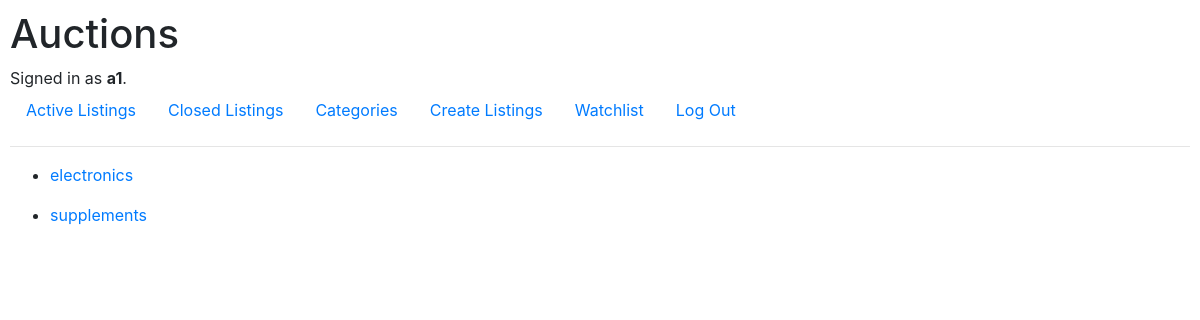
The page /categories (signed in) on the database its author committed.
### auctions/models.py (models this page shows, shortened)
class User(AbstractUser):
    pass

class Listing(models.Model):
    title = models.CharField(max_length=50)
    Category = models.CharField(max_length=50, default="appliances")
    description = models.CharField(max_length=500)
    url = models.URLField(max_length=5000, blank=True, null=True)
    startingbid = models.IntegerField(max_length=50)
    active = models.BooleanField(default=True)

### auctions/views.py (the view)
# urls.py: path("categories", views.Categories, name="cat"),
def Categories(request):
    all = Listing.objects.all()
    category = [items.Category for items in all]
    category1 = list(set(category))
    return render(request, "auctions/categories.html",
                  {'items': category1}
                )

### auctions/templates/auctions/categories.html
{% extends "auctions/layout.html" %}
{% block body %}
    {% for item in items %}
        <ul><li><a href="{% url 'category' item %}">{{item|lower}}</a></li></ul>
    {% endfor %}
{% endblock %}

### auctions/templates/auctions/layout.html (shortened to what this page needs)
{% load static %}
<!DOCTYPE html>
<html lang="en">
    <head>
        <link rel="stylesheet" href="https://stackpath.bootstrapcdn.com/bootstrap/4.4.1/css/bootstrap.min.css">
        <link href="{% static 'auctions/styles.css' %}" rel="stylesheet">
    </head>
    <body>
        <h1>Auctions</h1>
        <div>
            {% if user.is_authenticated %}
                Signed in as <strong>{{ user.username }}</strong>.
            {% else %}
                Not signed in.
            {% endif %}
        </div>
        <ul class="nav">
            <li class="nav-item">
                <a class="nav-link" href="{% url 'index' %}">Active Listings</a>
            </li>
            <li class="nav-item">
                <a class="nav-link" href="{% url 'closed' %}">Closed Listings</a>
            </li>
            <li class="nav-item">
                <a class="nav-link" href="{% url 'cat' %}">Categories</a>
            </li>
            {% if user.is_authenticated %}
                <li class="nav-item">
                    <a class="nav-link" href="{% url 'create' %}">Create Listings</a>
                </li>
                <li class="nav-item">
                    <a class="nav-link" href="{% url 'watch' %}">Watchlist</a>
                </li>
                <li class="nav-item">
                    <a class="nav-link" href="{% url 'logout' %}">Log Out</a>
                </li>
            {% endif %}
        </ul>
        <hr>
        {% block body %}
        {% endblock %}
    </body>
</html>

### auctions/static/auctions/styles.css (style rules this page uses)
body { padding: 10px; }

### rows shown on the page
User: username "a1"
Listing: items "electronics"
Listing: items "supplements"
